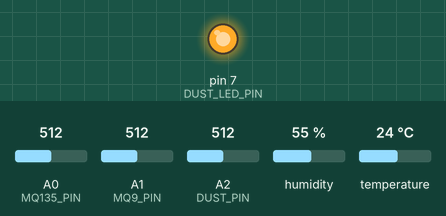
Recording of a sketch running on a simulated Arduino Uno, built with avr-gcc and run on an emulated ATmega328P. On the bench: output pins drawn as LEDs (lit = HIGH). The test bench sets the inputs (shaded band); at power-on: A0 (MQ135_PIN) = 512, A1 (MQ9_PIN) = 512, A2 (DUST_PIN) = 512, humidity 55 %, temperature 24 °C. What the sketch prints to the serial monitor is not drawn.

Above: at 0.1 s.
Timing chart, 0 to 1.6 s (numbered marks = the images above):
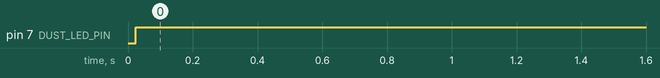

Measured:
- by itself, pin 7 (DUST_LED_PIN): LOW → HIGH at 0.02 s

The sketch:

hava_kalitesi_olcum.ino
```cpp
#include <DHT.h>
#include <SoftwareSerial.h>

#define DHTPIN 4
#define DHTTYPE DHT11
DHT dht(DHTPIN, DHTTYPE);

#define MQ135_PIN A0
#define MQ9_PIN   A1
#define DUST_LED_PIN 7
#define DUST_PIN A2

SoftwareSerial mySerial(2, 3); // RX, TX (D2=RX, D3=TX → NodeMCU’ya gidiyor)

void setup() {
  Serial.begin(9600);
  mySerial.begin(9600);
  dht.begin();
  pinMode(DUST_LED_PIN, OUTPUT);
}

void loop() {
  float h = dht.readHumidity();
  float t = dht.readTemperature();

  int mq135_adc = analogRead(MQ135_PIN);
  int mq9_adc   = analogRead(MQ9_PIN);

  digitalWrite(DUST_LED_PIN, LOW);
  delayMicroseconds(280);
  int dustVal = analogRead(DUST_PIN);
  digitalWrite(DUST_LED_PIN, HIGH);
  delayMicroseconds(9680);

  float Vout = dustVal * (5.0 / 1023.0);
  float dustDensity = (Vout - 0.6) / 0.005;
  if (dustDensity < 0) dustDensity = 0;

  // JSON formatında string oluştur
  String data = "{";
  data += "\"temp\":" + String(t,1) + ",";
  data += "\"hum\":" + String(h,1) + ",";
  data += "\"mq135\":" + String(mq135_adc) + ",";
  data += "\"mq9\":" + String(mq9_adc) + ",";
  data += "\"dust\":" + String(dustDensity*1000,1);
  data += "}";

  Serial.println(data);    // PC’ye
  mySerial.println(data);  // NodeMCU’ya gönder

  delay(2000);
}
```
